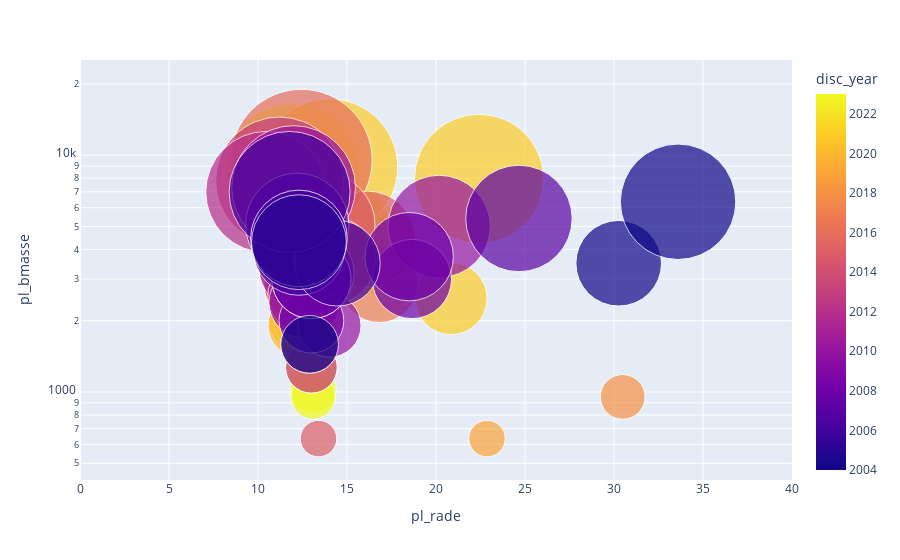

The notebook cell saved with this chart:
### Code cell
figc = px.scatter(
    df7.query("discoverymethod=='Imaging'"),
    #df7,
    x="pl_rade",
    y="pl_bmasse",
    color="disc_year",
    size="pl_bmasse",
    hover_name="pl_name",
    #log_x=True,
    size_max=100,
    
    # facet_col="detection_type",
    range_x=[0,40],
    log_y = True, 
    #range_y=[5.0,100.0]
    # animation_frame="discovered",
    # animation_group="name",
)
figc.show()

### Figure 1 — Plotly figure (JSON) as saved in the notebook; plotly's stock layout.template omitted (floating-point values rounded to 4 significant figures)
{"data": [{"hovertemplate": "<b>%{hovertext}</b><br><br>pl_rade=%{x}<br>pl_bmasse=%{marker.size}<br>disc_year=%{marker.color}<extra></extra>", "hovertext": ["AF Lep b", "HD 169142 b", "HIP 81208 C b", "HIP 99770 b", "MWC 758 c", "PZ Tel b", "WISE J033605.05-014350.4 b", "AB Aur b", "HD 206893 c", "HIP 21152 b", "mu2 Sco b", "2M0437 b", "BD+60 1417 b", "CFHTWIR-Oph 98 b", "COCONUTS-2 b", "HD 206893 b", "HIP 75056 A b", "YSES 2 b", "b Cen AB b", "TYC 8998-760-1 b", "TYC 8998-760-1 c", "HIP 79098 AB b", "PDS 70 c", "USco1556 b", "USco1621 b", "PDS 70 b", "HIP 65426 b", "2MASS J22362452+4751425 b", "HR 2562 b", "2MASS J02192210-3925225 b", "51 Eri b", "LkCa 15 b", "LkCa 15 c", "VHS J125601.92-125723.9 b", "GU Psc b", "HD 100546 b", "2MASS J01033563-5515561 AB b", "2MASS J01225093-2439505 b", "GJ 504 b", "HD 106906 b", "HD 95086 b", "ROXs 12 b", "ROXs 42 B b", "WISEP J121756.91+162640.2 A b", "kap And b", "CFBDSIR J145829+101343 b", "WD 0806-661 b", "2MASS J04414489+2301513 b", "GSC 06214-00210 b", "HIP 78530 b", "HR 8799 e", "Ross 458 c", "SR 12 AB c", "1RXS J160929.1-210524 b", "FU Tau b", "HR 8799 b", "HR 8799 c", "HR 8799 d", "USco CTIO 108 b", "bet Pic b", "CT Cha b", "CHXR 73 b", "HD 203030 b", "HN Peg b", "Oph 11 b", "AB Pic b", "2MASS J12073346-3932539 b", "DH Tau b", "GQ Lup b"], "legendgroup": "", "marker": {"color": [2023, 2023, 2023, 2023, 2023, 2023, 2023, 2022, 2022, 2022, 2022, 2021, 2021, 2021, 2021, 2021, 2021, 2021, 2021, 2020, 2020, 2019, 2019, 2019, 2019, 2018, 2017, 2016, 2016, 2015, 2015, 2015, 2015, 2015, 2014, 2014, 2013, 2013, 2013, 2013, 2013, 2013, 2013, 2012, 2012, 2011, 2011, 2010, 2010, 2010, 2010, 2010, 2010, 2008, 2008, 2008, 2008, 2008, 2008, 2008, 2007, 2006, 2006, 2006, 2006, 2005, 2004, 2004, 2004], "coloraxis": "coloraxis", "size": [1017.0, 953.5, 4704.0, 5117.0, 0, 8581.0, 2622.0, 2860.0, 4036.0, 7628.0, 4577.0, 1271.0, 4767.0, 2479.0, 2002.0, 8899.0, 7946.0, 2002.0, 3464.0, 4450.0, 1907.0, 6516.0, 635.7, 4767.0, 5085.0, 953.5, 2860.0, 3973.0, 9535.0, 4418.0, 635.7, 0, 0, 5085.0, 3591.0, 2702.0, 4132.0, 7786.0, 1271.0, 3496, 1589, 5085, 2860, 6992, 4327.0, 3337.0, 2543.0, 2384.0, 5000, 7300, 3178.0, 1907.0, 4132.0, 3000, 5085.0, 2000, 3000, 3000, 4450.0, 3728.0, 5403, 3994.0, 3496.0, 6992.0, 4450.0, 4290.0, 1589.0, 3496, 6356], "sizemode": "area", "sizeref": 0.9535, "symbol": "circle"}, "mode": "markers", "name": "", "orientation": "v", "showlegend": false, "type": "scatter", "x": [13.1, 13.1, 12.3, 12.2, null, 11.9, 12.6, 12.5, 16.36, 12, 12.3, 13, 14.68, 20.85, 12.44, 14.01, 22.42, 12.7, 12.4, 12.3, 12.33, 12.1, 22.87, 12.3, 12.2, 30.49, 16.81, 12.3, 12.44, 16.14, 13.4, null, null, 13.68, 14.18, 77.34, 12.3, 11.21, 13, 12.4, 12.9, 12.2, 12.5, 10.47, 12.3, 12.4, 12.6, 12.6, 20.18, 12, 13.12, 14.01, 12.3, 18.65, 12.2, 13, 13, 13, 12.3, 18.5, 24.66, 12.3, 14.46, 11.78, 12.3, 12.3, 12.9, 30.26, 33.6], "xaxis": "x", "y": [1017.0, 953.5, 4704.0, 5117.0, 0, 8581.0, 2622.0, 2860.0, 4036.0, 7628.0, 4577.0, 1271.0, 4767.0, 2479.0, 2002.0, 8899.0, 7946.0, 2002.0, 3464.0, 4450.0, 1907.0, 6516.0, 635.7, 4767.0, 5085.0, 953.5, 2860.0, 3973.0, 9535.0, 4418.0, 635.7, 0, 0, 5085.0, 3591.0, 2702.0, 4132.0, 7786.0, 1271.0, 3496, 1589, 5085, 2860, 6992, 4327.0, 3337.0, 2543.0, 2384.0, 5000, 7300, 3178.0, 1907.0, 4132.0, 3000, 5085.0, 2000, 3000, 3000, 4450.0, 3728.0, 5403, 3994.0, 3496.0, 6992.0, 4450.0, 4290.0, 1589.0, 3496, 6356], "yaxis": "y"}], "layout": {"autosize": true, "coloraxis": {"colorbar": {"title": {"text": "disc_year"}}, "colorscale": [[0, "#0d0887"], [0.1111, "#46039f"], [0.2222, "#7201a8"], [0.3333, "#9c179e"], [0.4444, "#bd3786"], [0.5556, "#d8576b"], [0.6667, "#ed7953"], [0.7778, "#fb9f3a"], [0.8889, "#fdca26"], [1, "#f0f921"]]}, "legend": {"itemsizing": "constant", "tracegroupgap": 0}, "margin": {"t": 60}, "xaxis": {"anchor": "y", "domain": [0, 1], "range": [0, 40], "title": {"text": "pl_rade"}, "type": "linear"}, "yaxis": {"anchor": "x", "autorange": true, "domain": [0, 1], "range": [2.428, 5.054], "title": {"text": "pl_bmasse"}, "type": "log"}}}
